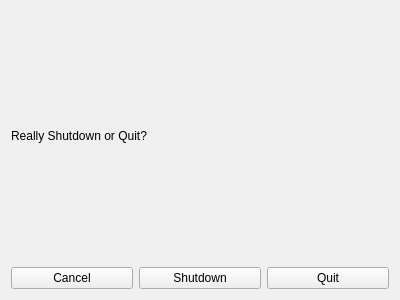
<?xml version="1.0" encoding="UTF-8"?>
<ui version="4.0">
 <class>shutdownWidget</class>
 <widget class="QFrame" name="shutdownWidget">
  <property name="geometry">
   <rect>
    <x>0</x>
    <y>0</y>
    <width>400</width>
    <height>300</height>
   </rect>
  </property>
  <property name="windowTitle">
   <string>Form</string>
  </property>
  <layout class="QGridLayout" name="gridLayout">
   <item row="1" column="1">
    <widget class="QPushButton" name="btnReallyShutdown">
     <property name="text">
      <string>Shutdown</string>
     </property>
    </widget>
   </item>
   <item row="1" column="0">
    <widget class="QPushButton" name="btnReallyCancel">
     <property name="text">
      <string>Cancel</string>
     </property>
    </widget>
   </item>
   <item row="1" column="2">
    <widget class="QPushButton" name="btnReallyQuit">
     <property name="text">
      <string>Quit</string>
     </property>
    </widget>
   </item>
   <item row="0" column="0" colspan="3">
    <widget class="QLabel" name="label">
     <property name="text">
      <string>Really Shutdown or Quit?</string>
     </property>
    </widget>
   </item>
  </layout>
 </widget>
 <resources/>
 <connections/>
</ui>
